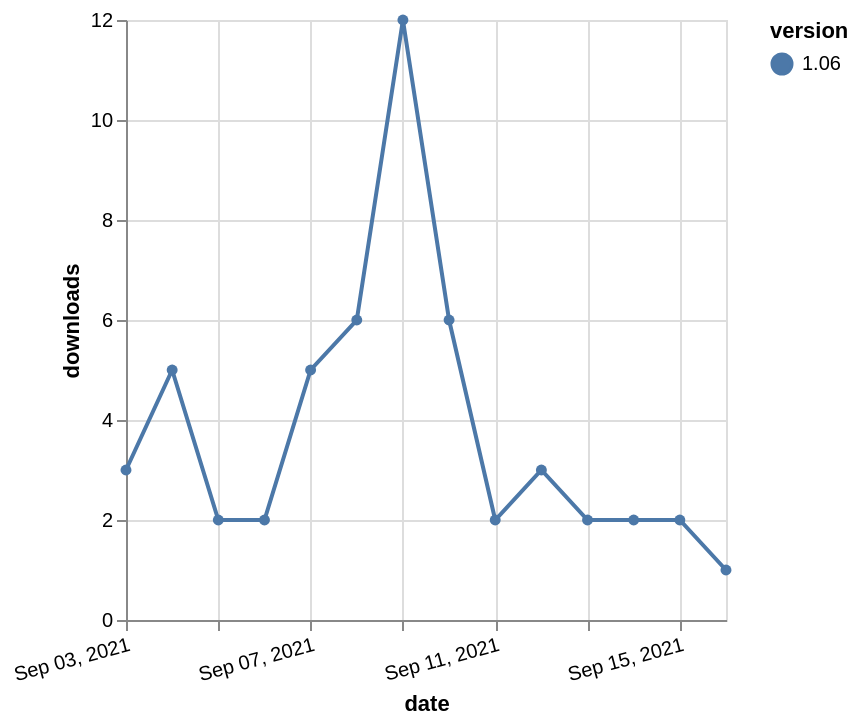

Source (Vega-Lite JSON):
### Vega-Lite specification from a JSON file in a GitHub repository (floating-point values rounded to 4 significant figures)
{"$schema": "https://vega.github.io/schema/vega-lite/v5.json", "description": "A simple bar chart with embedded data.", "data": {"values": [{"date": "2021-09-03", "total": 1271, "delta": 3, "version": "1.06"}, {"date": "2021-09-04", "total": 1276, "delta": 5, "version": "1.06"}, {"date": "2021-09-05", "total": 1278, "delta": 2, "version": "1.06"}, {"date": "2021-09-06", "total": 1280, "delta": 2, "version": "1.06"}, {"date": "2021-09-07", "total": 1285, "delta": 5, "version": "1.06"}, {"date": "2021-09-08", "total": 1291, "delta": 6, "version": "1.06"}, {"date": "2021-09-09", "total": 1303, "delta": 12, "version": "1.06"}, {"date": "2021-09-10", "total": 1309, "delta": 6, "version": "1.06"}, {"date": "2021-09-11", "total": 1311, "delta": 2, "version": "1.06"}, {"date": "2021-09-12", "total": 1314, "delta": 3, "version": "1.06"}, {"date": "2021-09-13", "total": 1316, "delta": 2, "version": "1.06"}, {"date": "2021-09-14", "total": 1318, "delta": 2, "version": "1.06"}, {"date": "2021-09-15", "total": 1320, "delta": 2, "version": "1.06"}, {"date": "2021-09-16", "total": 1321, "delta": 1, "version": "1.06"}]}, "width": "container", "mark": {"type": "line", "point": {"filled": true}}, "encoding": {"x": {"field": "date", "type": "temporal", "timeUnit": "yearmonthdate", "title": "date", "axis": {"labelAngle": -15}}, "y": {"field": "delta", "type": "quantitative", "title": "downloads"}, "color": {"field": "version", "type": "nominal"}, "tooltip": {"field": "delta"}}}
